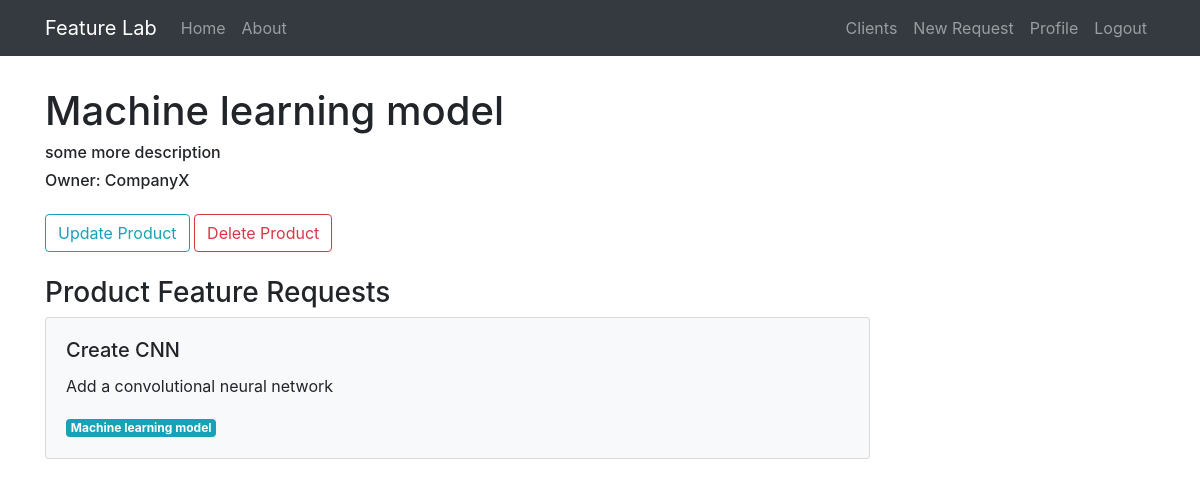
The app's page /product/3 (signed in), older data.
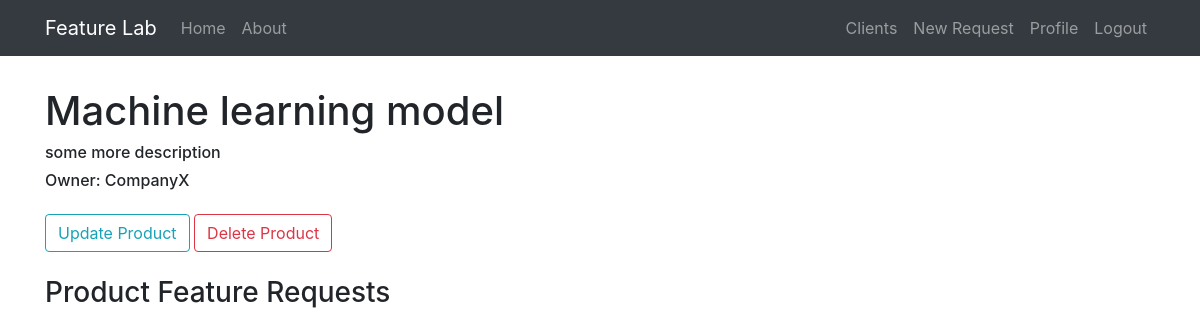
The same page, newer data.
### feature_lab/models.py (models this page shows, shortened)
class Product(db.Model):
    id = db.Column(db.Integer, primary_key=True)
    name = db.Column(db.String(20), unique=True, nullable=False)
    description = db.Column(db.Text(), nullable=False)
    owner_id = db.Column(db.Integer, db.ForeignKey('client.id'), nullable=False)
    requests = db.relationship('FeatureRequest', backref='product', lazy=True)
    areas = db.relationship('ProductArea', backref='product', lazy=True)

class FeatureRequest(db.Model):
    id = db.Column(db.Integer, primary_key=True)
    title = db.Column(db.String(30), unique=True, nullable=False)
    description = db.Column(db.Text(), nullable=False)
    created_at = db.Column(db.DateTime, nullable=False, default=datetime.utcnow)
    target_date = db.Column(db.DateTime, nullable=False)
    product_area = db.Column(db.String())
    product_id = db.Column(db.Integer, db.ForeignKey('product.id'), nullable=False)
    client_id = db.Column(db.Integer, db.ForeignKey('client.id'), nullable=False)

### feature_lab/clients/routes.py (the view)
@clients.route('/product/<int:product_id>')
@login_required
def product(product_id):
    product_data = Product.query.get_or_404(product_id)
    return render_template('product.html', product=product_data)

### feature_lab/models.py (called while the page is built)
@login_manager.user_loader
def load_user(user_id):
    return User.query.get(int(user_id))

### feature_lab/templates/product.html (shortened to what this page needs)
{% extends 'layout.html' %}
{% block content %}
    <h1>{{product.name}}</h1>
    <h6>{{product.description}}</h6>
    <h6 class="mb-4">Owner: CompanyX</h6>
    <button class="btn btn-outline-info" onclick="window.location='/product/{{product.id}}/update'">Update Product</button>
    <button type="button" class="btn btn-outline-danger" data-toggle="modal" data-target="#deleteModal">Delete Product</button>
    <h3 class="mt-4">Product Feature Requests</h3>
    {% for request in product.requests %}
        <div>
            <a href="/request/{{request.id}}" class="request-card">
                <div class="card bg-light mb-3 p-3 mr-0">
                    <div class="p-1">
                        <h5 class="card-title">{{ request.title }}</h5>
                        <p class="card-text">{{ request.description }}</p>
                        <span class="badge badge-info">{{ request.product.name }}</span>
                    </div>
                </div>
            </a>
        </div>
    {% endfor %}
{% endblock content %}

### feature_lab/templates/layout.html (shortened to what this page needs)
<!DOCTYPE html>
<html>
<head>
    <link rel="stylesheet" href="https://stackpath.bootstrapcdn.com/bootstrap/4.3.1/css/bootstrap.min.css">
    <link rel="stylesheet" type="text/css" href="{{ url_for('static', filename='custom.css') }}">
</head>
<body>
    <nav class="navbar navbar-expand-lg navbar-dark bg-dark fixed-top">
        <div class="container">
            <a class="navbar-brand" href="/">Feature Lab</a>
            <div class="collapse navbar-collapse" id="navbarToggle">
                <div class="navbar-nav mr-auto">
                    <a class="nav-item nav-link" href="/">Home</a>
                    <a class="nav-item nav-link" href="/about">About</a>
                </div>
                <div class="navbar-nav">
                    {% if current_user.is_authenticated %}
                        <a class="nav-item nav-link" href="/clients">Clients</a>
                        <a class="nav-item nav-link" href="/create_request">New Request</a>
                        <a class="nav-item nav-link" href="#">Profile</a>
                        <a class="nav-item nav-link" href="/logout">Logout</a>
                    {% else %}
                        <a class="nav-item nav-link" href="/signup">Register</a>
                        <a class="nav-item nav-link" href="/login">Login</a>
                    {% endif %}
                </div>
            </div>
        </div>
    </nav>
    <main class="container" role="main" style="margin-top:10ex">
        <div class="row">
            <div class="col-md-9">
                {% block content %}{% endblock %}
            </div>
        </div>
    </main>
</body>
</html>

Row changes from the older to the newer data that the page shows:
removed FeatureRequest: title "Create CNN", description "Add a convolutional neural network", product.name "Machine learning model"
